Frame 1 (no input): blank canvas, image omitted
Frame 60 (no input): blank canvas, image omitted
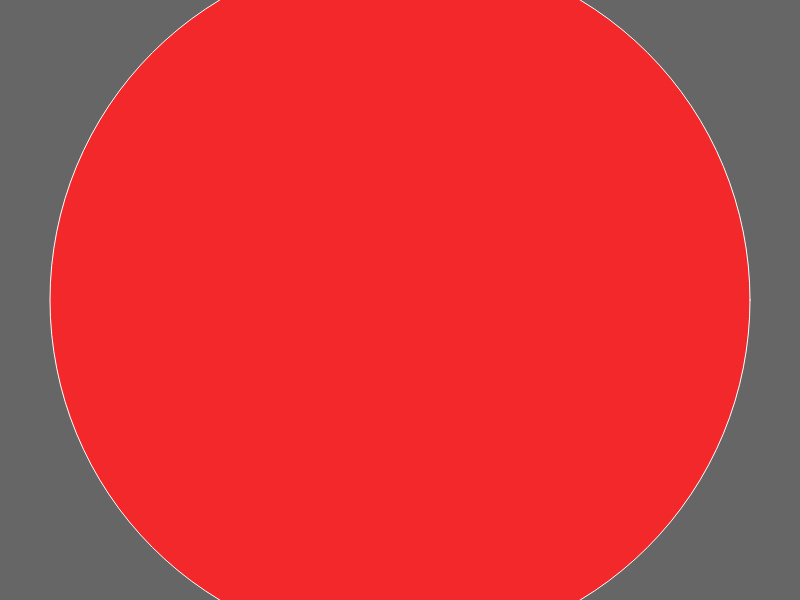
Frame 120 (the mouse pressed at the canvas centre since frame 60)

The p5.js sketch whose frames 1 and 60 were blank and that drew this single picture after the mouse press (run headless with seeded random() and noise() and a simulated clock; from frame 60 on, the mouse is pressed at the canvas centre):

// p5.js sketch
// ── sketch.js
function setup() {
    createCanvas(displayWidth, displayHeight);
    background(102);
  }
  
  function draw() {
    variableEllipse(mouseX, mouseY, pmouseX, pmouseY);
  }
  
  
  function variableEllipse(x, y, px, py) {
    let speed = abs(x-px) + abs(y-py);
    stroke(speed);
    fill(random(20,255), random(0,100),random(255));
    ellipse(x, y, speed, speed);
  }
// ── style.css
html, body {
    margin: 0;
    padding: 0;
    background-color: blueviolet;
  }
  canvas {
    padding:0%;
    display: block;
  }
main {
  font-family: Arial, Helvetica, sans-serif;
  color: aliceblue;
}  

a{
  color: antiquewhite;
}

#canvaz{
  padding: 0;
  background-color: blue;
}

#menu{
  padding-left: 10%;
  padding-top: 5%;
}
